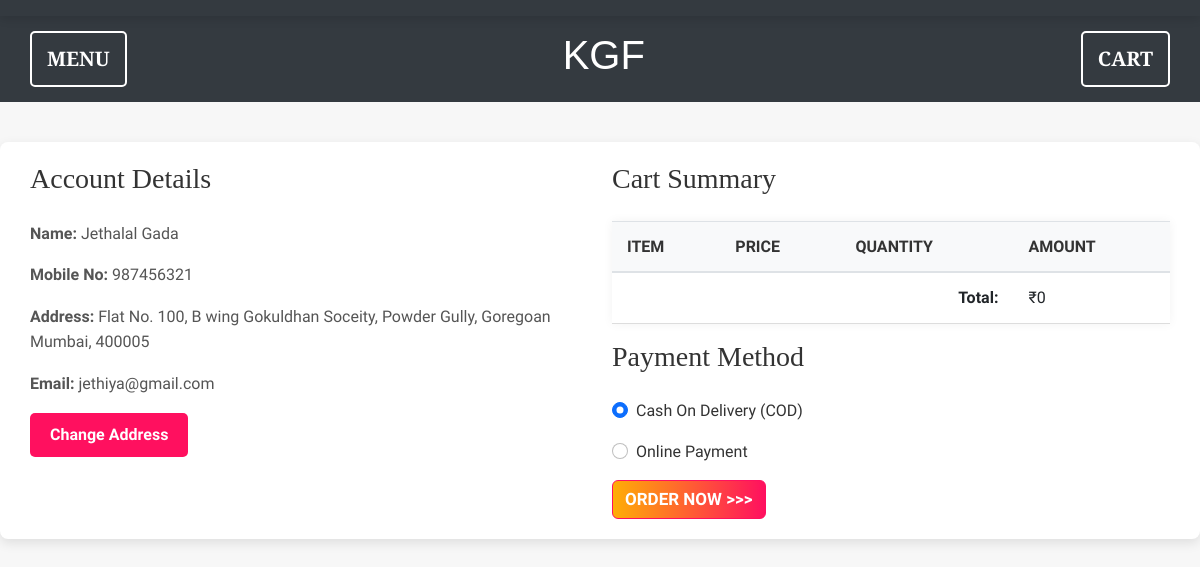
Page /checkout.php (signed in) on the committed database.
### tables this page shows
CREATE TABLE IF NOT EXISTS `user` (
  `id` int(11) NOT NULL AUTO_INCREMENT,
  `name` varchar(200) NOT NULL,
  `mobile` varchar(200) NOT NULL,
  `address` varchar(200) NOT NULL,
  `email` varchar(200) NOT NULL,
  `password` varchar(200) NOT NULL,
  `cpassword` varchar(200) NOT NULL,
  PRIMARY KEY (`id`)
);

### checkout.php (the view, shortened to what this page needs)
<?php
include('dbcon.php');
include('header2.php');
$user_id = $_SESSION['uid'];
$user_query = "SELECT name, mobile, address, email FROM user WHERE id = ?";
$user_stmt = $conn->prepare($user_query);
$user_stmt->bind_param("i", $user_id);
$user_stmt->execute();
$user_result = $user_stmt->get_result();
$user_row = $user_result->fetch_assoc();
$user_name = $user_row['name'];
$user_mobile = $user_row['mobile'];
$user_address = $user_row['address'];
$user_email = $user_row['email'];
$total_price = 0;
?>
<!DOCTYPE html>
<html lang="en">
<head>
    <link rel="stylesheet" href="https://cdn.jsdelivr.net/npm/bootstrap@5.2.2/dist/css/bootstrap.min.css">
</head>
<body>
    <div class="container">
        <div class="row">
            <div class="col-md-6">
                <h3>Account Details</h3>
                <p><strong>Name:</strong> <?php echo $user_name; ?></p>
                <p><strong>Mobile No:</strong> <?php echo $user_mobile; ?></p>
                <p><strong>Address:</strong> <?php echo $user_address; ?></p>
                <p><strong>Email:</strong> <?php echo $user_email; ?></p>
                <a href="change_address.php" class="btn btn-primary">Change Address</a>
            </div>
            <div class="col-md-6">
                <h3>Cart Summary</h3>
                <table class="table">
                    <thead>
                        <tr>
                            <th>Item</th>
                            <th>Price</th>
                            <th>Quantity</th>
                            <th>Amount</th>
                        </tr>
                    </thead>
                    <tbody>
                        <tr>
                            <td colspan="3" class="text-right">Total:</td>
                            <td>₹<?php echo $total_price; ?></td>
                        </tr>
                    </tbody>
                </table>
                <h3>Payment Method</h3>
                <form action="process_order.php" method="post">
                    <div class="form-check">
                        <input class="form-check-input" type="radio" name="payment_method" id="cod" value="cod" checked>
                        <label class="form-check-label" for="cod">
                            Cash On Delivery (COD)
                        </label>
                    </div>
                    <div class="form-check">
                        <input class="form-check-input" type="radio" name="payment_method" id="online" value="online">
                        <label class="form-check-label" for="online">
                            Online Payment
                        </label>
                    </div>
                    <button type="submit" class="btn btn-primary"> ORDER NOW >>> </button>
                </form>
            </div>
        </div>
    </div>
</body>
</html>

### header2.php (style rules this page uses)
body { font-family: 'Baloo Thambi 2', sans-serif; margin: 0; padding: 0; background-color: #f7f7f7 ; }

### checkout.php (style rules this page uses)
body { font-family: 'Baloo Thambi 2', sans-serif; background-color: #f7f7f7 ; margin: 0; padding: 0; line-height: 1.6; color: #495057; }
.container { max-width: 1200px; margin: 40px auto; padding: 20px 30px; background-color: #fff; box-shadow: 0 4px 12px rgba(0, 0, 0, 0.1); border-radius: 8px; }
h2, h3 { font-family: 'Bree Serif', serif; color: #333; margin-bottom: 25px; }
p { font-size: 16px; color: #555; }
a.btn { text-decoration: none; font-weight: 600; color: #fff; background-color: #ff105f; border: none; padding: 10px 20px; border-radius: 5px; transition: all 0.3s ease; }
.table { margin-top: 20px; width: 100%; border-collapse: collapse; box-shadow: 0 0 10px rgba(0, 0, 0, 0.05); }
.table th, .table td { text-align: left; padding: 12px 15px; border-bottom: 1px solid #ddd; }
.table th { background-color: #f8f9fa; color: #333; font-weight: bold; text-transform: uppercase; }
.table td { font-size: 16px; }
.text-right { text-align: right; font-weight: 600; }
.form-check { margin-bottom: 15px; }
.form-check-input { margin-right: 10px; cursor: pointer; }
.form-check-label { font-size: 16px; color: #333; cursor: pointer; }
button[type="submit"] { font-weight: bold; font-size: 17px; border: 1px solid #ff105f; outline: none; color: #ffffff; background: linear-gradient(to left, #ff105f, #ffad06); text-decoration: none; }

### rows in the picture
user: name "Jethalal Gada", mobile "987456321", address "Flat No. 100, B wing Gokuldhan Soceity, Powder Gully, Goregoan Mumbai, 400005", email "jethiya@gmail.com"

### other values in the picture
$total_price "0"
